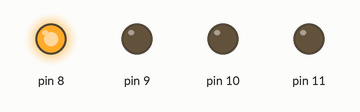
This sketch was run on a simulated Arduino Uno, built with avr-gcc and run on an emulated ATmega328P. Shown: output pins drawn as LEDs (lit = HIGH).

Above: at 0.5 s.
At 2.5 s:
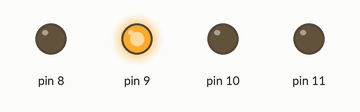
At 4.5 s:
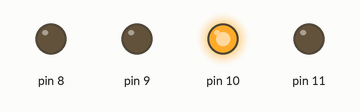
At 6.5 s:
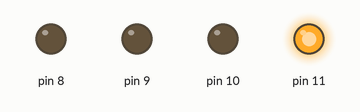
At 9.5 s:
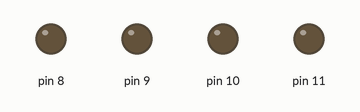
Timing chart, 0 to 10.4 s (numbered marks = the images above):
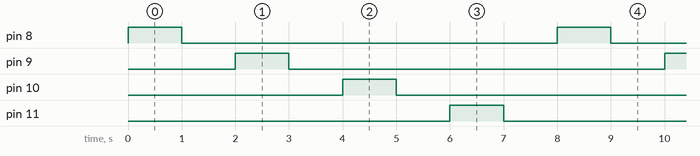

The sketch:

yuruyen_isik.ino
```cpp
void setup(){
    pinMode(8,OUTPUT);       //8 nolu pin çıkış olarak atandı
    pinMode(9,OUTPUT);       //9 nolu pin çıkış olarak atandı
    pinMode(10,OUTPUT);     //10 nolu pin çıkış olarak atandı
    pinMode(11,OUTPUT);     //11 nolu pin çıkış olarak atandı
}
void loop(){
    digitalWrite(8,HIGH);        //1. Led yandı
    delay(1000);                       //1saniye bekleme
    digitalWrite(8,LOW);         //1. Led söndü
    delay(1000);                       //1 saniye bekleme
    digitalWrite(9,HIGH);        //2. Led yandı
    delay(1000);                       //1 saniye bekleme
    digitalWrite(9,LOW);         //2. Led söndü
    delay(1000);                       //1 saniye bekleme
    digitalWrite(10,HIGH);      //3. Led yandı
    delay(1000);                       //1 saniye bekleme
    digitalWrite(10,LOW);       //3. Led söndü
    delay(1000);                       //1 saniye bekleme
    digitalWrite(11,HIGH);       //4. Led yandı
    delay(1000);                       //1 saniye bekleme
    digitalWrite(11,LOW);       //4. Led söndü
    delay(1000);                       //1 saniye bekleme
}
```

Measured:
- by itself, pin 8–11: alternates HIGH for 1.0 s and LOW for 7.0 s
- by itself, everything shown: repeats every 8.0 s, in 8 steps
